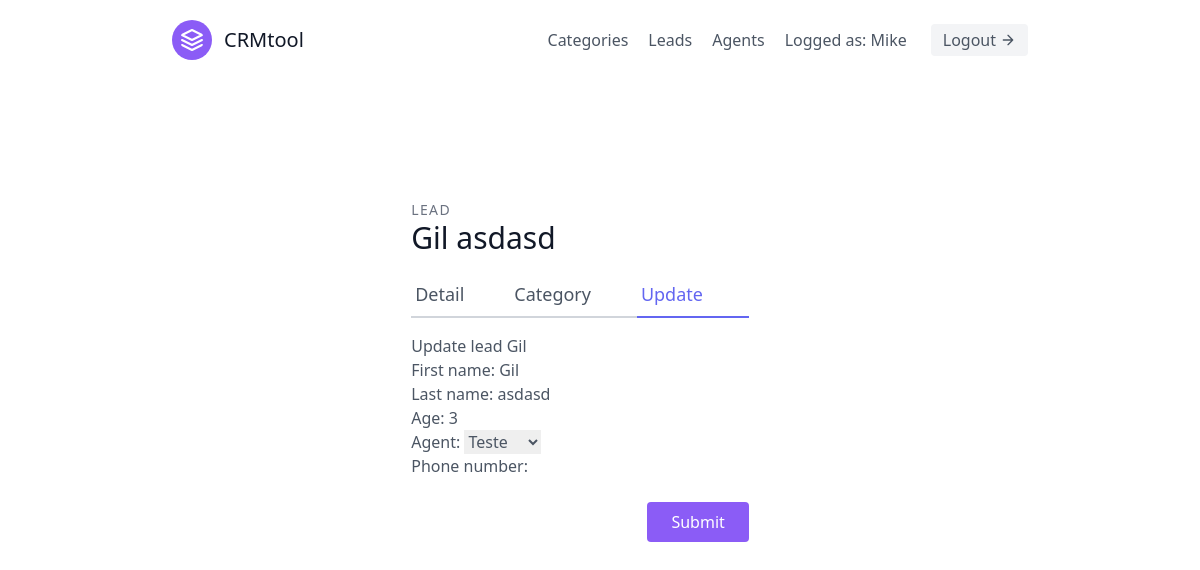
The page /leads/update/1 (signed in) on the database as committed earlier.
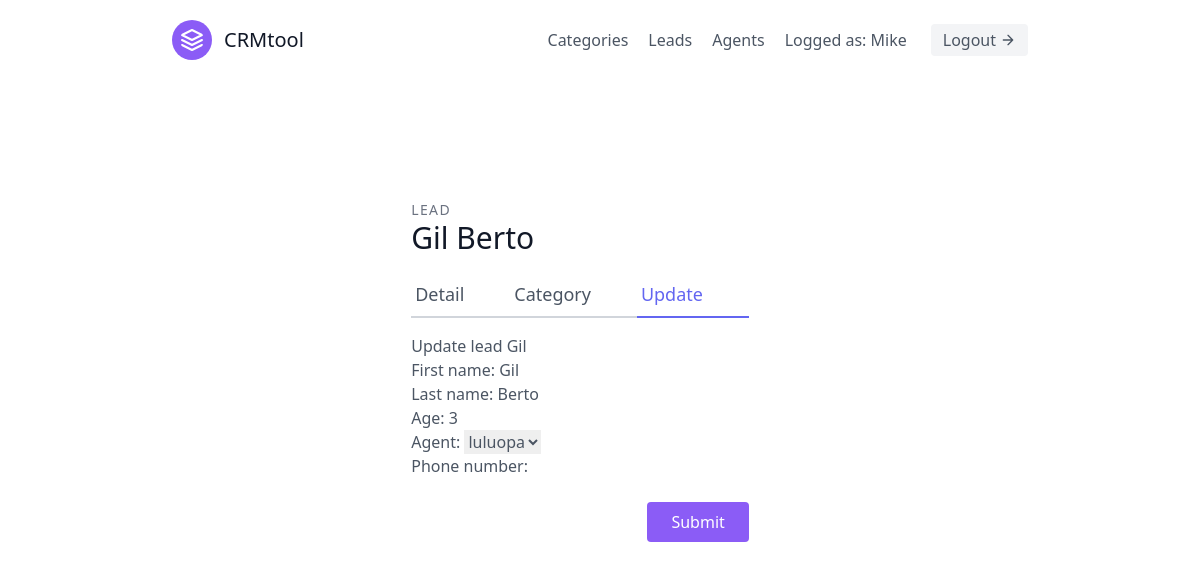
The same page on the database as committed later.
### leads/models.py (models this page shows)
class Lead(models.Model):
    first_name = models.CharField(max_length=20)
    last_name = models.CharField(max_length=20)
    age = models.IntegerField(default=0)
    phone_number = models.CharField(blank=True, null=True, max_length=15)
    data_created = models.DateField(auto_now_add=True)
    organisation = models.ForeignKey(UserProfile, on_delete=models.CASCADE)
    agent = models.ForeignKey('Agent', blank=True, null=True, on_delete=models.SET_NULL) #Cascade means when agent is deleted leads is deleted too
    category = models.ForeignKey('Category', related_name='leads', blank=True, null=True, on_delete=models.SET_NULL)

### leads/views.py (the view, shortened to what this page needs)
# urls.py: path('update/<int:pk>', UpdateLeadClassView.as_view(), name='update_lead'),
class UpdateLeadClassView(LoginOrganiserRequiredMixin, generic.UpdateView):
    template_name = 'leads/update_lead.html'
    form_class = LeadForm
    queryset = Lead.objects.all()

### leads/forms.py
class LeadForm(forms.ModelForm):
    class Meta:
        model = Lead
        fields = ('first_name', 'last_name', 'age', 'agent', 'phone_number')

### agents/mixins.py (called while the page is built)
    def dispatch(self, request, *args, **kwargs):
        print(request.user.is_organisor)
        if not request.user.is_authenticated or not request.user.is_organisor:
            return redirect('leads:list_lead')
        return super().dispatch(request, *args, **kwargs)

### leads/models.py (called while the page is built)
    def __str__(self):
        return self.user.username

### leads/templates/leads/update_lead.html (shortened to what this page needs)
{% extends 'base.html' %}
{% load tailwind_filters %}
{% block content %}
<section class="text-gray-600 body-font overflow-hidden max-w-lg mx-auto">
    <div class="container px-5 py-24 mx-auto">
    <div class="lg:w-4/5 mx-auto flex flex-wrap">
            <div class="w-full lg:pr-10 lg:py-6 mb-6 lg:mb-0">
            <h2 class="text-sm title-font text-gray-500 tracking-widest">LEAD</h2>
            <h1 class="text-gray-900 text-3xl title-font font-medium mb-4"> {{ lead.first_name }} {{ lead.last_name }} </h1>
            <div class="flex mb-4">
                <a href="{% url 'leads:detail_lead' pk=lead.id %}" class="flex-grow border-b-2 border-gray-300 py-2 text-lg px-1">Detail</a>
                <a href="{% url 'leads:update_category' pk=lead.id %}" class="flex-grow border-b-2 border-gray-300 py-2 text-lg px-1">Category</a>
                <a class="flex-grow text-indigo-500 border-b-2 border-indigo-500 py-2 text-lg px-1">Update</a>
            </div>
            <div class="main">
                <h1>Update lead {{lead.first_name}}</h1>
                <form method="POST">
                    {{ form|crispy }}
                    <input class="flex ml-auto text-white bg-purple-500 border-0 py-2 px-6 focus:outline-none hover:bg-purple-600 rounded" type="submit">
                </form>
            </div>
        </div>
    </div>
    </div>
</section>
{% endblock content%}

Rows that differ between the two databases and show on the page:
changed Lead "Gil": last_name "asdasd" → "Berto"; agent "Teste" → "luluopa"
